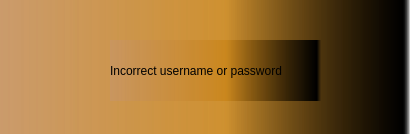
<?xml version="1.0" encoding="UTF-8"?>
<ui version="4.0">
 <class>Dialog</class>
 <widget class="QDialog" name="Dialog">
  <property name="geometry">
   <rect>
    <x>0</x>
    <y>0</y>
    <width>410</width>
    <height>134</height>
   </rect>
  </property>
  <property name="windowTitle">
   <string>Dialog</string>
  </property>
  <property name="styleSheet">
   <string notr="true">background-color: qlineargradient(spread:pad, x1:0, y1:0, x2:1, y2:0, stop:0 rgba(200, 150, 100, 200), stop:0.55 rgba(200, 130, 20, 167), stop:0.98 rgba(0, 0, 0, 255), stop:1 rgba(0, 0, 0, 0));
background-color: qconicalgradient(cx:0.5, cy:0.5, angle:0, stop:0 rgba(35, 40, 3, 255), stop:0.16 rgba(136, 106, 22, 255), stop:0.225 rgba(166, 140, 41, 255), stop:0.285 rgba(204, 181, 74, 255), stop:0.345 rgba(235, 219, 102, 255), stop:0.415 rgba(245, 236, 112, 255), stop:0.52 rgba(209, 190, 76, 255), stop:0.57 rgba(187, 156, 51, 255), stop:0.635 rgba(168, 142, 42, 255), stop:0.695 rgba(202, 174, 68, 255), stop:0.75 rgba(218, 202, 86, 255), stop:0.815 rgba(208, 187, 73, 255), stop:0.88 rgba(187, 156, 51, 255), stop:0.935 rgba(137, 108, 26, 255), stop:1 rgba(35, 40, 3, 255));</string>
  </property>
  <widget class="QLabel" name="label">
   <property name="geometry">
    <rect>
     <x>110</x>
     <y>40</y>
     <width>211</width>
     <height>61</height>
    </rect>
   </property>
   <property name="styleSheet">
    <string notr="true">background-color: qconicalgradient(cx:0.5, cy:0.5, angle:0, stop:0 rgba(35, 40, 3, 255), stop:0.16 rgba(136, 106, 22, 255), stop:0.225 rgba(166, 140, 41, 255), stop:0.285 rgba(204, 181, 74, 255), stop:0.345 rgba(235, 219, 102, 255), stop:0.415 rgba(245, 236, 112, 255), stop:0.52 rgba(209, 190, 76, 255), stop:0.57 rgba(187, 156, 51, 255), stop:0.635 rgba(168, 142, 42, 255), stop:0.695 rgba(202, 174, 68, 255), stop:0.75 rgba(218, 202, 86, 255), stop:0.815 rgba(208, 187, 73, 255), stop:0.88 rgba(187, 156, 51, 255), stop:0.935 rgba(137, 108, 26, 255), stop:1 rgba(35, 40, 3, 255));</string>
   </property>
   <property name="text">
    <string>Incorrect username or password</string>
   </property>
  </widget>
 </widget>
 <resources/>
 <connections/>
</ui>
